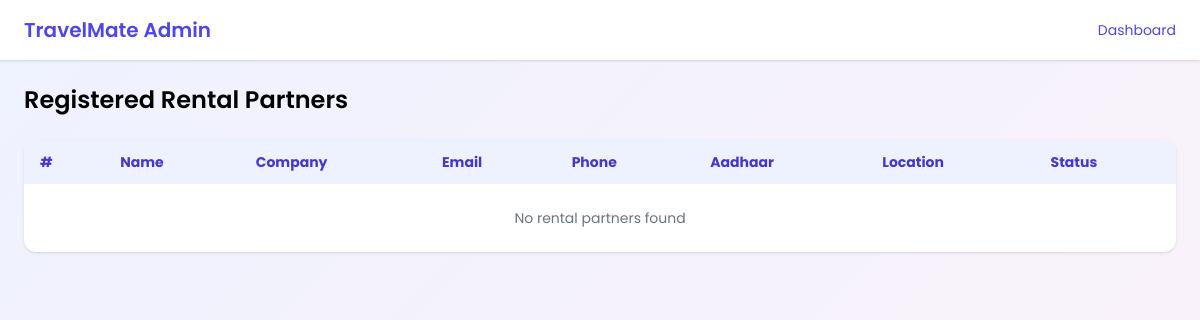
Before: /appadmin/partners/ with the older database file.
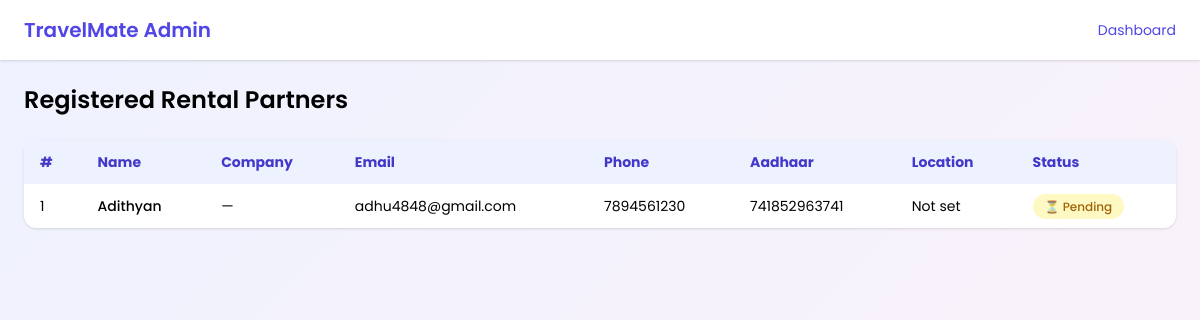
After: the same page with the newer database file.
### rentalPartner/models.py (models this page shows, shortened)
class partnerRegistration(models.Model):
    name = models.CharField(max_length=25)
    email = models.CharField(max_length=50)
    password = models.CharField(max_length=25)
    mobileNumber = models.IntegerField()
    aadharId = models.IntegerField()
    city = models.CharField(max_length=50, null=True, blank=True)
    state = models.CharField(max_length=50, null=True, blank=True)
    combanyName = models.CharField(max_length=50, null=True, blank=True)
    location = models.CharField(max_length=100, null=True, blank=True)
    GST_number = models.CharField(max_length=15, null=True, blank=True)
    STATUS_CHOICES = [
        ('pending', 'Pending'),
        ('approved', 'Approved'),
        ('rejected', 'Rejected'),
    ]
    status = models.CharField(
        max_length=10,
        choices=STATUS_CHOICES,
        default='pending'
    )
    aadharImage = models.ImageField(
        upload_to='partner_documents/aadhar/',
        null=True,
        blank=True
    )
    shopImage = models.ImageField(
        upload_to='partner_documents/shop/',
        null=True,
        blank=True
    )
    verified = models.BooleanField(default=False)
    Address = models.TextField(null=True, blank=True)
    profileImage = models.ImageField(
        upload_to='partner_images/',
        null=True,
        blank=True
    )

### appadmin/views.py (the view)
# urls.py: path('partners/', views.rentalPartnerManagement, name='rentalPartnerManagement'),
def rentalPartnerManagement(request):
    partners = partnerRegistration.objects.all().order_by('-id')
    return render(request, 'appadmin/adminPartnerManagement.html', {
        'partners': partners
    })

### templates/appadmin/adminPartnerManagement.html (shortened to what this page needs)
<!DOCTYPE html>
{% load static %}
<html lang="en">
<head>
    <script src="https://cdn.tailwindcss.com"></script>
</head>
<body class="min-h-screen">
    <header class="bg-white shadow px-6 py-4 flex justify-between items-center">
        <h1 class="text-xl font-semibold text-indigo-600">TravelMate Admin</h1>
        <a href="{% url 'adminHome' %}" class="text-sm text-indigo-600 hover:underline">
            Dashboard
        </a>
    </header>
    <main class="p-6 max-w-7xl mx-auto">
        <h2 class="text-2xl font-semibold mb-6">Registered Rental Partners</h2>
        <div class="bg-white rounded-xl shadow overflow-x-auto">
            <table class="w-full text-sm border-collapse">
                <thead class="bg-indigo-50 text-indigo-700">
                    <tr>
                        <th class="px-4 py-3 text-left">#</th>
                        <th class="px-4 py-3 text-left">Name</th>
                        <th class="px-4 py-3 text-left">Company</th>
                        <th class="px-4 py-3 text-left">Email</th>
                        <th class="px-4 py-3 text-left">Phone</th>
                        <th class="px-4 py-3 text-left">Aadhaar</th>
                        <th class="px-4 py-3 text-left">Location</th>
                        <th class="px-4 py-3 text-left">Status</th>
                    </tr>
                </thead>
                <tbody class="divide-y">
                    {% for partner in partners %}
                    <tr class="hover:bg-gray-50 transition">
                        <td class="px-4 py-3">{{ forloop.counter }}</td>
                        <td class="px-4 py-3 font-medium">{{ partner.name }}</td>
                        <td class="px-4 py-3">
                            {{ partner.combanyName|default:"—" }}
                        </td>
                        <td class="px-4 py-3">{{ partner.email }}</td>
                        <td class="px-4 py-3">{{ partner.mobileNumber }}</td>
                        <td class="px-4 py-3">{{ partner.aadharId }}</td>
                        <td class="px-4 py-3">
                            {{ partner.location|default:"Not set" }}
                        </td>
                      <td class="px-4 py-3">
    {% if partner.status == "approved" %}
        <span class="px-3 py-1 text-xs font-medium bg-green-100 text-green-700 rounded-full">
            ✔ Approved
        </span>
    {% elif partner.status == "pending" %}
        <span class="px-3 py-1 text-xs font-medium bg-yellow-100 text-yellow-700 rounded-full">
            ⏳ Pending
        </span>
    {% else %}
        <span class="px-3 py-1 text-xs font-medium bg-red-100 text-red-700 rounded-full">
            ✖ Rejected
        </span>
    {% endif %}
</td>
                    </tr>
                    {% empty %}
                    <tr>
                        <td colspan="8" class="text-center py-6 text-gray-500">
                            No rental partners found
                        </td>
                    </tr>
                    {% endfor %}
                </tbody>
            </table>
        </div>
    </main>
</body>
</html>

Changed rows visible on the page:
added partnerRegistration: name "Adithyan", combanyName "—", email "adhu4848@gmail.com", mobileNumber "7894561230", aadharId "741852963741", location "Not set", status "⏳ Pending"
Other visible differences:
text no longer shown: "No rental partners found"
